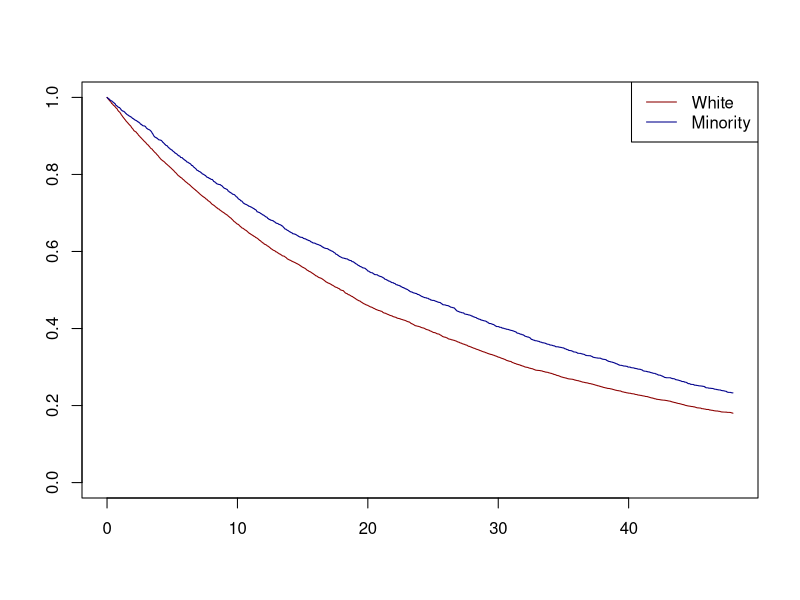
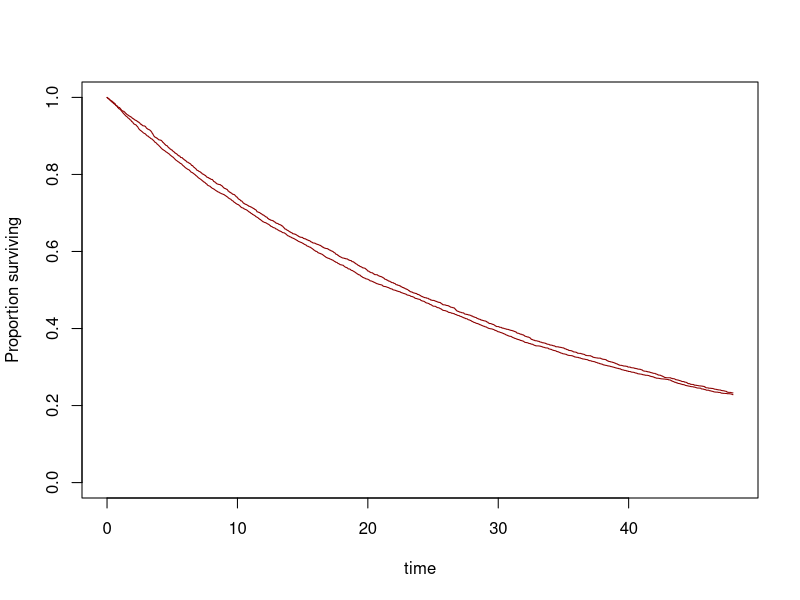

Reproduce these figures in R, in order.
# ------------------------------------------------------------------------------
# Title: Weighting methods vs standaridation 
# Author: Ryan Gan
# Date: 2025-01-10
# Purpose: Trying to make sense when direct standardization should align with weighting
# for event rate and survival modeling.
# ------------------------------------------------------------------------------

# Summary:
# ATT weighting, where white patients are weighted to be similar to minority patients
# based on categorical age and sex, should produce similar results to direct
# standardization approaches for rates. This would also align with weighted
# Kaplan Meier method for describing survival, vs. the direct standardization
# approach in the direct standardization paper produces a conditional survival curve.
# Both approaches should work, but I like the weights since it's easier to report
# a marginal rate/survival curve + makes computing confidence intervals possible.

# TODO: 
# - Check another text if my epi standardization calcs are right.

# Packages ---------------------------------------------------------------------
library(survival)
library(survey)
library(tidyverse)

# Helper functions -------------------------------------------------------------
# invlogit function
inv_logit <- function(x) {1 / (1 + exp(-x)) }

# Effective sample size
ess <- function(w) { sum(w)^2/sum(w^2) }

# Simulated data ---------------------------------------------------------------
# Seed
set.seed(555)
# Simulate some data
N <- 10000
# age category >= 65
age65 <- rbinom(n = N, size = 1, prob = 0.3)
# effect of over 65 increases rate by 2
b_age65 <- log(2)
# sex male
sexm <- rbinom(n = N, size = 1, prob = 0.5)
# no sex difference
b_sexm <- log(1)

# race minority related to probability of being sampled/in sample
# older age and males are less likely to be within the sample
mu <- inv_logit( age65 * log(0.2) + sexm * log(0.4) )

# create vector based on prob of mu
minority <- rbinom(n = N, size = 1, prob = mu)

# minoriy should be no different
b_minority <- log(1.0)

# Base event rate (intercept) based on median time of 24 months
intercept <- log( -log(1 - 0.5) / 24 )

# log-lambda
log_lambda <- intercept +  b_age65 * age65 +  b_sexm * sexm + b_minority * minority
lambda <- exp(log_lambda)

# Simulate an event time based on exponential

full_times <- rexp(n = N, rate = lambda)

# Fixed follow-up of 48 months
fup <- 48

# binary event occurs during 48 month period
events <- as.integer( full_times <= fup )
# time observed
time <- pmin(full_times, fup)


# data
data <- data.frame(time, events, age65, sexm, minority) |> 
  mutate(
    age65 = factor(ifelse(age65 == 1, ">=65", "<65"), levels = c("<65", ">=65")),
    sexm = factor(ifelse(sexm == 1, "Male", "Female"), levels = c("Female", "Male")),
    minority = factor(ifelse(minority == 1, "Minority", "White"), levels = c("White", "Minority"))
  )


# check model
summary( survreg(Surv(time, events) ~ minority , data = data, dist = "weibull") )
# check fully parameterized model
summary( survreg(Surv(time, events) ~ minority + age65 + sexm, data = data, dist = "weibull") )

# Estimates of rates via standardization ---------------------------------------

# Crude Marginal rates
marginal_rates <- data |> 
  group_by(minority) |> 
  summarize(
    n = n(),
    total_time = sum(time), 
    events = sum(events)
  ) |> 
  ungroup() |> 
  mutate(
    rate = events / total_time,
    # rate per 100 person months
    rate_per100 = rate * 100
  )

# calculate rates for each group
strata_rates <- data |> 
  group_by(minority, age65, sexm) |> 
  summarize(
    n = n(),
    total_time = sum(time), 
    events = sum(events)
  ) |> 
  group_by(minority) |>
  mutate(
    rate = events / total_time, 
    # rate per 100 person months
    rate_per100 = rate * 100, 
    event_prop = events / n
  ) |> 
  ungroup()

print(strata_rates)

# standardized rates, using minority person time as the population to standardize white rate to
# working with a row indicator to identify minority or -minority (white) rows
minority_idx <- which(strata_rates$minority == "Minority")

# index to white rate and multiply by minority person time denomiator over sum of minority person time denominator
white_std_rates <- sum( strata_rates[-minority_idx, "rate"] * strata_rates[minority_idx, "total_time"] ) / sum(strata_rates[minority_idx, "total_time"])
minority_rates <- sum(strata_rates[minority_idx, "events"]) / sum(strata_rates[minority_idx, "total_time"])


# combine with marginal rates
marginal_rates$std_rates_per100 <- c(white_std_rates, minority_rates) * 100

# Print crude and standardize rates
print( marginal_rates )

# Model based approach ---------------------------------------------------------
# Attempt to model the rate using a poisson model with a log offset on time
# remember to log time to get the rate since poisson uses log link. Had some
# conversion issues before I remembered this :)

unadj_pois_mod <- glm(
  events ~ minority + offset(log(time)), 
  data = data, 
  family = poisson()
)

summary(unadj_pois_mod)

# unadjusted rate estimates
unadj_pois_est <- predict(
  unadj_pois_mod, 
  type = "response", 
  newdata = data.frame(minority = c("White", "Minority"), time = 100) # 1 month to get rate, or 100 month to get per 100
)


# propensity score model
pscore_mod <- glm(
  minority ~ age65 + sexm + age65 * sexm,
  data = data, 
  family = binomial()
)

# pscore estimate for each subject
pscore <- predict(pscore_mod, type = "response")

# att weight
att_wt <- ( ( pscore * minority ) / pscore ) + ( pscore * (1 - minority) / (1 - pscore) )

# Set index
idx <- which(data$minority == "Minority")

# effective sample size after weighting
data.frame(
  Minority = c("Minority", "White"), 
  N = c(length( att_wt[idx]), length( att_wt[-idx] ) ), 
  ESS = c( ess(att_wt[idx]), ess(att_wt[-idx]) )
)

# set up svy design matrix (important for SE)
att_design <- survey::svydesign(ids = ~1, weights = att_wt, data = data)

# att weighted rate estimates
att_pois_mod <- survey::svyglm(
  events ~ minority + offset(log(time)), 
  design = att_design,
  family = quasipoisson()
)

summary(att_pois_mod)
# att rate estimates
att_pois_est <- predict(
  att_pois_mod, 
  type = "response", 
  newdata = data.frame(minority = c("White", "Minority"), time = 1) # 1 month to get rate, or 100 month to get per 100
)

# Compare results via different methods
final_marginal_rates <- cbind(marginal_rates, unadj_pois_est, att_pois_est = att_pois_est[1:2] * 100)

print( final_marginal_rates )

# Note, weighting gets closer to the simulated "no effect between race groups"
# but both direct standardization and weighting work well. 
# Benefit of weighting approach might be that it's straightforward to estimate
# confidence intervals. Just be sure to appropriately account for weights 
# e.g. survey package in R

# Survival Evaluation of 'Direct Standardization' and Weighting ----------------

# My understanding is that the direct standardization method proposed in the 
# SAP is an adjusted cox model predicting at specific levels

km <- survfit(Surv(time, events) ~ minority, data = data)

plot( km , col = c("darkred", "darkblue"))
legend("topright", legend = c("White", "Minority"), col = c("darkred", "darkblue"), lty = 1)

max_time <- max(km$time)
  
km_summary <- summary(km, times = seq(from = 0, to = max_time, by = 1))


km_table <- data.frame(
  strata = km_summary$strata,
  time = km_summary$time, 
  surv = km_summary$surv,
  cdf = 1 - km_summary$surv,
  cumhaz = km_summary$cumhaz
)

km_table |> 
  group_by(strata) |> 
  do(tail(., 1))


# TODO: Would be helpful to chat with Laura and Brett about this
# I think cumulative hazard for the last time point should be equal to the 
# rate * last time period (assume closed cohort, e.g. no censoring except at final time)
( final_marginal_rates$unadj_pois_est / 100 ) * 48

# direct adjusted cox model
cox_mod <- coxph(Surv(time, events) ~ minority + age65 + sexm, data = data)

summary(cox_mod)

# Not sure how you get the marginal here..., this is my issue with the 
# direct adjustment method. Instead I think it's a conditional estimate....
cox_est_wht_lt65_f <- survfit(
  cox_mod, 
  newdata = data.frame(minority = "White", age65 = "<65", sexm = "Female")
)

cox_est_min_lt65_f <- survfit(
  cox_mod, 
  newdata = data.frame(minority = "White", age65 = "<65", sexm = "Female")
)

# Compare conditional median time for white and minority under 65 and female
# should be approximately the same the same. This is the direct adjustment method
all.equal( 
  summary(cox_est_min_lt65_f)$table["median"], 
  summary(cox_est_wht_lt65_f)$table["median"]
)

# Weighted KM
# using weights in km, with note that variance may not be the same as the more appropriate
# survey package, but I imagine it's close enough. Can also bootstrap

km_att <- survfit(Surv(time, events) ~ minority, data = data, weights = att_wt)

km_att

# Survey KM -----
# Weighting method, using survey package, this can take a bit to run for some reason...
# might need to use computational approaches to approximate the CI?
# This approach is too slow; commenting out
# Although if you want survey type variance (which we usually do, use this approach)
# but note per documentation, with se=TRUE, it's Aalen-Johansen estimate and not product limit

km_svy_att <- survey::svykm(
  Surv(time, events) ~ minority, 
  design = att_design, 
  #se = TRUE # commented out since it bugs on my positron ide
)

km_svy_att

# Note, same median estimates as weighted KM, but CIs need to be estimated

# overlap
plot(km_svy_att, col = c("darkred", "darkblue"))

# km_att_wt
# quantile(km_att_wt, ci=TRUE)
# plot(km_att_wt)
# print(km_att_wt)
